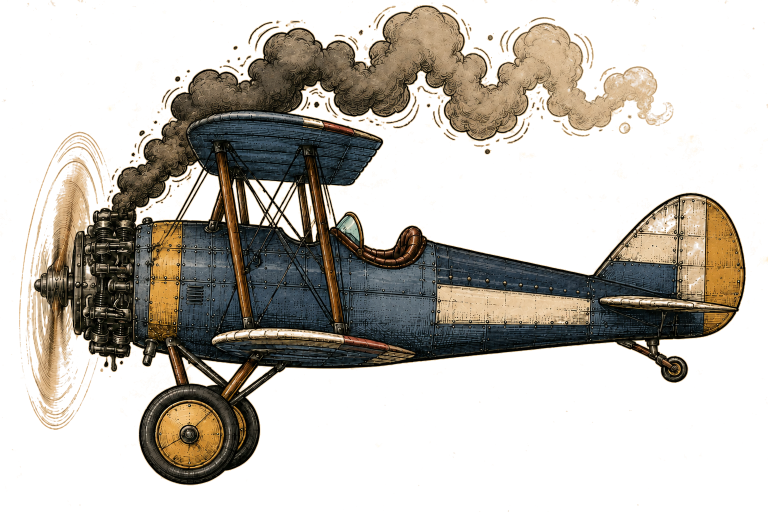
#> input picture assets/art/planes/plane-blue-smoke.png, 1536 x 1024 px (shown at 1/2 size)
$ python extract_smoke.py
#> lines starting #> are read from the running program, lines starting #| are printed output that depends on the picture
#!/usr/bin/env python3
"""煙あり版のイラストから、煙の「ひと粒」スプライトを切り出す。

被弾したときの煙は、この粒をパーティクルとして連続で出して再現する。
焼き込みの絵をそのまま使うと煙の量を変えられないため、粒に分解しておく。

  python3 tools/extract_smoke.py   （先に tools/cutout.py を実行しておくこと）

切り出し位置は原本 (1536x1024) の座標で、機体に重ならない範囲から選んである。
切り口が目立たないよう、外周は緩やかに透明へ落とす。
"""
import os
import numpy as np
from PIL import Image

ROOT = os.path.dirname(os.path.dirname(os.path.abspath(__file__)))
SRC = os.path.join(ROOT, "assets/art/planes/plane-blue-smoke.png")
OUT = os.path.join(ROOT, "assets/art/smoke")

# 濃い煙（煙が出はじめの、機首寄りの部分）
DARK = [(175, 245, 345, 415), (555, 20, 755, 220), (700, 20, 900, 215), (790, 60, 990, 260)]
# 薄い煙（流れて散りはじめた、後方の部分）
LIGHT = [(930, 30, 1130, 230), (1030, 90, 1220, 280), (1160, 95, 1340, 275), (860, 150, 1050, 340)]

# 外周をぼかす幅（短辺に対する割合）
FEATHER = 0.16


def feather(img: Image.Image) -> Image.Image:
    a = np.asarray(img).astype(np.float64)
    h, w = a.shape[:2]
    pad = max(4, int(min(h, w) * FEATHER))

    def ramp(n):
        r = np.ones(n)
        t = np.linspace(0, np.pi / 2, pad)
        r[:pad] = np.sin(t) ** 2
        r[-pad:] = np.sin(t[::-1]) ** 2
        return r

    mask = ramp(h)[:, None] * ramp(w)[None, :]
    a[..., 3] *= mask
    return Image.fromarray(np.clip(a, 0, 255).astype(np.uint8), "RGBA")


def main():
    if not os.path.exists(SRC):
        raise SystemExit("先に tools/cutout.py を実行してください")
    os.makedirs(OUT, exist_ok=True)
    src = Image.open(SRC).convert("RGBA")
#> src is the input picture: PIL image 1536x1024 RGBA; mean R, G, B, A 186, 164.5, 133.3, 101

    for kind, boxes in (("dark", DARK), ("light", LIGHT)):
        for i, box in enumerate(boxes, 1):
            puff = feather(src.crop(box))
            dst = os.path.join(OUT, f"puff-{kind}-{i:02d}.png")
            puff.save(dst)
            print(f"puff-{kind}-{i:02d}: {puff.size} -> {os.path.relpath(dst, ROOT)}")
#> this loop made 2 passes
#> pass 1, in feather, `a = np.asarray(img).astype(np.float64)`:
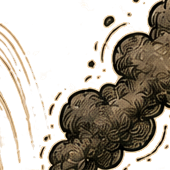
#> a: shape (170, 170, 4) float64; mean R, G, B, A 174.8, 153.3, 122.5, 121.5; transparent parts drawn white
#> pass 1, in main, `puff.save(dst)`:
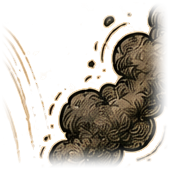
#> saved as puff-dark-01.png: PIL image 170x170 RGBA; mean R, G, B, A 174.8, 153.3, 122.5, 90.6; transparent parts drawn white
#> pass 1, in feather (call 2), `a = np.asarray(img).astype(np.float64)`:
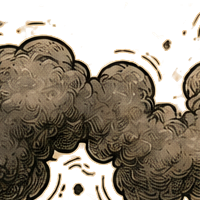
#> a: shape (200, 200, 4) float64; mean R, G, B, A 148.8, 129.6, 101.9, 169.4; transparent parts drawn white
#> pass 1, in main, `puff.save(dst)`:
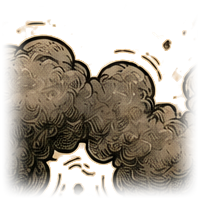
#> saved as puff-dark-02.png: PIL image 200x200 RGBA; mean R, G, B, A 148.8, 129.6, 101.9, 126.7; transparent parts drawn white
#> after the loop:
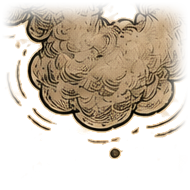
#> puff: PIL image 190x190 RGBA; mean R, G, B, A 192.5, 166.8, 131.8, 112.7; transparent parts drawn white


if __name__ == "__main__":
    main()

$ run again, with assets/art/planes/plane-blue-top.png copied over assets/art/planes/plane-blue-smoke.png
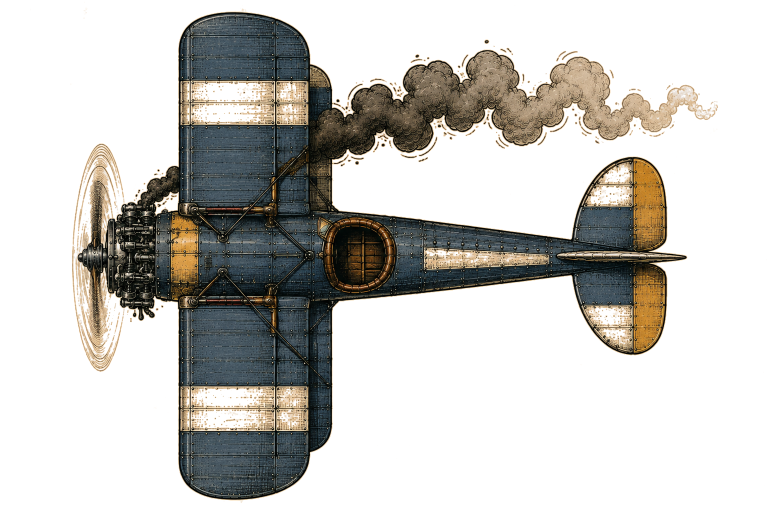
#> input picture assets/art/planes/plane-blue-top.png, 1533 x 1013 px (shown at 1/2 size)
#> in main, src is the input picture: PIL image 1533x1013 RGBA; mean R, G, B, A 190.5, 169.1, 138.7, 86
#> the loop in main, `for kind, boxes in (("dark", DARK), ("light", LIGHT)):` made 2 passes
#> pass 1, in main, `puff.save(dst)`:
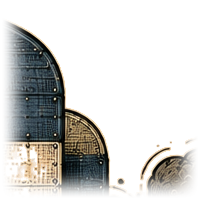
#> saved as puff-dark-02.png: PIL image 200x200 RGBA; mean R, G, B, A 179.7, 160.4, 132, 67.5; transparent parts drawn white
#> after the loop in main, `for kind, boxes in (("dark", DARK), ("light", LIGHT)):`:
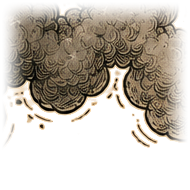
#> puff: PIL image 190x190 RGBA; mean R, G, B, A 170.5, 148.7, 119.3, 110; transparent parts drawn white

$ run again, with assets/art/planes/plane-blue-top2.png copied over assets/art/planes/plane-blue-smoke.png
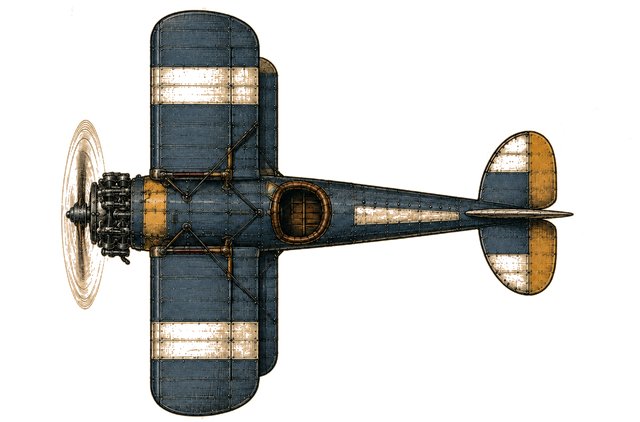
#> input picture assets/art/planes/plane-blue-top2.png, 640 x 422 px
#> in main, src is the input picture: PIL image 640x422 RGBA; mean R, G, B, A 29, 28, 24.5, 71.2
#> the loop in main, `for kind, boxes in (("dark", DARK), ("light", LIGHT)):` made 2 passes
#> pass 1, in main, `puff.save(dst)`:
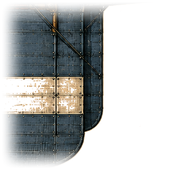
#> saved as puff-dark-01.png: PIL image 170x170 RGBA; mean R, G, B, A 45.9, 48, 45.9, 100.2; transparent parts drawn white
#> pass 1, in feather (call 2), `a = np.asarray(img).astype(np.float64)`:
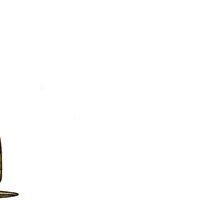
#> a: shape (200, 200, 4) float64; mean R, G, B, A 2.3, 2, 1.6, 1.4; transparent parts drawn white
